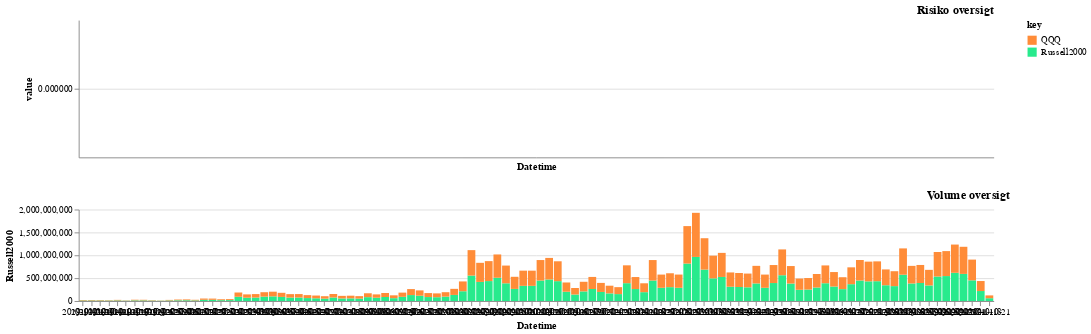

The notebook cell saved with this chart:
### Code cell
import altair as alt



brush = alt.selection(type='interval', encodings=['x'])

short=alt.binding_select(options=list(volume.columns.drop(['Datetime','Russell2000','QQQ'])))



general=alt.Chart(volume).transform_fold(list(volume.columns.drop(['Datetime','Russell2000','QQQ']))).mark_bar().encode(
    y=alt.Y('value:Q'), #, stack="normalize"
    #x=alt.X('Datetime:O'),
    #tooltip="key:N",
    #tooltip=alt.tooltip(
    
    x=alt.X('Datetime:O',axis=alt.Axis(labelAngle=0, labels=True)),
    tooltip=alt.Tooltip(["key:N",'Datetime:O','value:Q']),
    #y='value:Q',
    #color='key:N',
    #row='key:N',
    color=alt.Color('key:N', scale=alt.Scale(scheme='rainbow')),
    
).properties(width=1000,height=150, title="Risiko oversigt").transform_filter(
    brush
).interactive().resolve_scale(y='independent').add_selection(
    alt.selection_single(fields=['short'],name='short', bind=short, 
                                  ) 
).transform_filter(
    'datum.key==short.short'
)

Russell2000=alt.Chart(volume).transform_fold(['Russell2000','QQQ']).mark_bar().encode(
    y=alt.Y('Russell2000:Q'), #, stack="normalize"
   # x='Date:O',
    x=alt.X('Datetime:O',axis=alt.Axis(labelAngle=0)),
    #y='value:Q',
    #color='key:N',
    color=alt.Color('key:N'),
    tooltip=alt.Tooltip(["key:N"]),
).properties(width=1000,height=100, title="Volume oversigt").add_selection(brush)

QQQ=alt.Chart(volume).transform_fold(['Russell2000','QQQ']).mark_bar().encode(
    y=alt.Y('QQQ:Q'), #, stack="normalize"
    x='Datetime:O',
    #y='value:Q',
    #color='key:N',
    color=alt.Color('key:N'),
    tooltip="key:N"
).properties(width=1000,height=100, title="value for shorthandel")


Risiko=alt.vconcat(general, Russell2000).configure_facet(
    spacing=0
).configure_view(
    stroke=None
).configure_title(
    anchor='end'
)

Risiko #.save("risiko.html")
